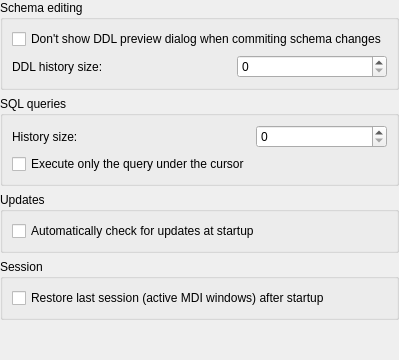
         <widget class="QWidget" name="generalPage">
          <layout class="QVBoxLayout" name="verticalLayout_3">
           <property name="leftMargin">
            <number>0</number>
           </property>
           <property name="topMargin">
            <number>0</number>
           </property>
           <property name="rightMargin">
            <number>0</number>
           </property>
           <property name="bottomMargin">
            <number>0</number>
           </property>
           <item>
            <widget class="QGroupBox" name="schemaEditingGroup">
             <property name="title">
              <string>Schema editing</string>
             </property>
             <layout class="QGridLayout" name="gridLayout_12">
              <item row="1" column="1">
               <widget class="QSpinBox" name="ddlHistorySizeSpin">
                <property name="maximumSize">
                 <size>
                  <width>150</width>
                  <height>16777215</height>
                 </size>
                </property>
                <property name="toolTip">
                 <string>Number of DDL changes kept in history.</string>
                </property>
                <property name="maximum">
                 <number>9999999</number>
                </property>
                <property name="cfg" stdset="0">
                 <string notr="true">General.DdlHistorySize</string>
                </property>
               </widget>
              </item>
              <item row="1" column="0">
               <widget class="QLabel" name="ddlHistorySizeLabel">
                <property name="text">
                 <string>DDL history size:</string>
                </property>
               </widget>
              </item>
              <item row="0" column="0" colspan="2">
               <widget class="QCheckBox" name="dontShowDdlPreview">
                <property name="text">
                 <string>Don't show DDL preview dialog when commiting schema changes</string>
                </property>
                <property name="cfg" stdset="0">
                 <string notr="true">General.DontShowDdlPreview</string>
                </property>
               </widget>
              </item>
             </layout>
            </widget>
           </item>
           <item>
            <widget class="QGroupBox" name="sqlQueriesGroup">
             <property name="title">
              <string>SQL queries</string>
             </property>
             <layout class="QGridLayout" name="gridLayout_4">
              <item row="1" column="1">
               <widget class="QSpinBox" name="queryHistorySizeSpin">
                <property name="maximumSize">
                 <size>
                  <width>150</width>
                  <height>16777215</height>
                 </size>
                </property>
                <property name="toolTip">
                 <string>Number of queries kept in the history.</string>
                </property>
                <property name="maximum">
                 <number>999999</number>
                </property>
                <property name="cfg" stdset="0">
                 <string notr="true">General.SqlHistorySize</string>
                </property>
               </widget>
              </item>
              <item row="1" column="0">
               <widget class="QLabel" name="queryHistorySizeLabel">
                <property name="toolTip">
                 <string>Number of queries kept in the history.</string>
                </property>
                <property name="text">
                 <string>History size:</string>
                </property>
               </widget>
              </item>
              <item row="2" column="0">
               <widget class="QCheckBox" name="checkBox">
                <property name="toolTip">
                 <string>&lt;p&gt;If there is more than one query in the SQL editor window, then (if this option is enabled) only a single query will be executed - the one under the keyboard insertion cursor. Otherwise all queries will be executed. You can always limit queries to be executed by selecting those queries before calling to execute.&lt;/p&gt;</string>
                </property>
                <property name="text">
                 <string>Execute only the query under the cursor</string>
                </property>
                <property name="cfg" stdset="0">
                 <string notr="true">General.ExecuteCurrentQueryOnly</string>
                </property>
               </widget>
              </item>
             </layout>
            </widget>
           </item>
           <item>
            <widget class="QGroupBox" name="updatesGroup">
             <property name="title">
              <string>Updates</string>
             </property>
             <layout class="QVBoxLayout" name="verticalLayout_29">
              <item>
               <widget class="QCheckBox" name="checkForUpdatesCheck">
                <property name="text">
                 <string>Automatically check for updates at startup</string>
                </property>
                <property name="cfg" stdset="0">
                 <string notr="true">General.CheckUpdatesOnStartup</string>
                </property>
               </widget>
              </item>
             </layout>
            </widget>
           </item>
           <item>
            <widget class="QGroupBox" name="sessionGroup">
             <property name="title">
              <string>Session</string>
             </property>
             <layout class="QGridLayout" name="gridLayout_11">
              <item row="0" column="0">
               <widget class="QCheckBox" name="sessionCheck">
                <property name="text">
                 <string>Restore last session (active MDI windows) after startup</string>
                </property>
                <property name="cfg" stdset="0">
                 <string notr="true">General.RestoreSession</string>
                </property>
               </widget>
              </item>
             </layout>
            </widget>
           </item>
           <item>
            <spacer name="verticalSpacer">
             <property name="orientation">
              <enum>Qt::Vertical</enum>
             </property>
             <property name="sizeHint" stdset="0">
              <size>
               <width>20</width>
               <height>40</height>
              </size>
             </property>
            </spacer>
           </item>
          </layout>
         </widget>
